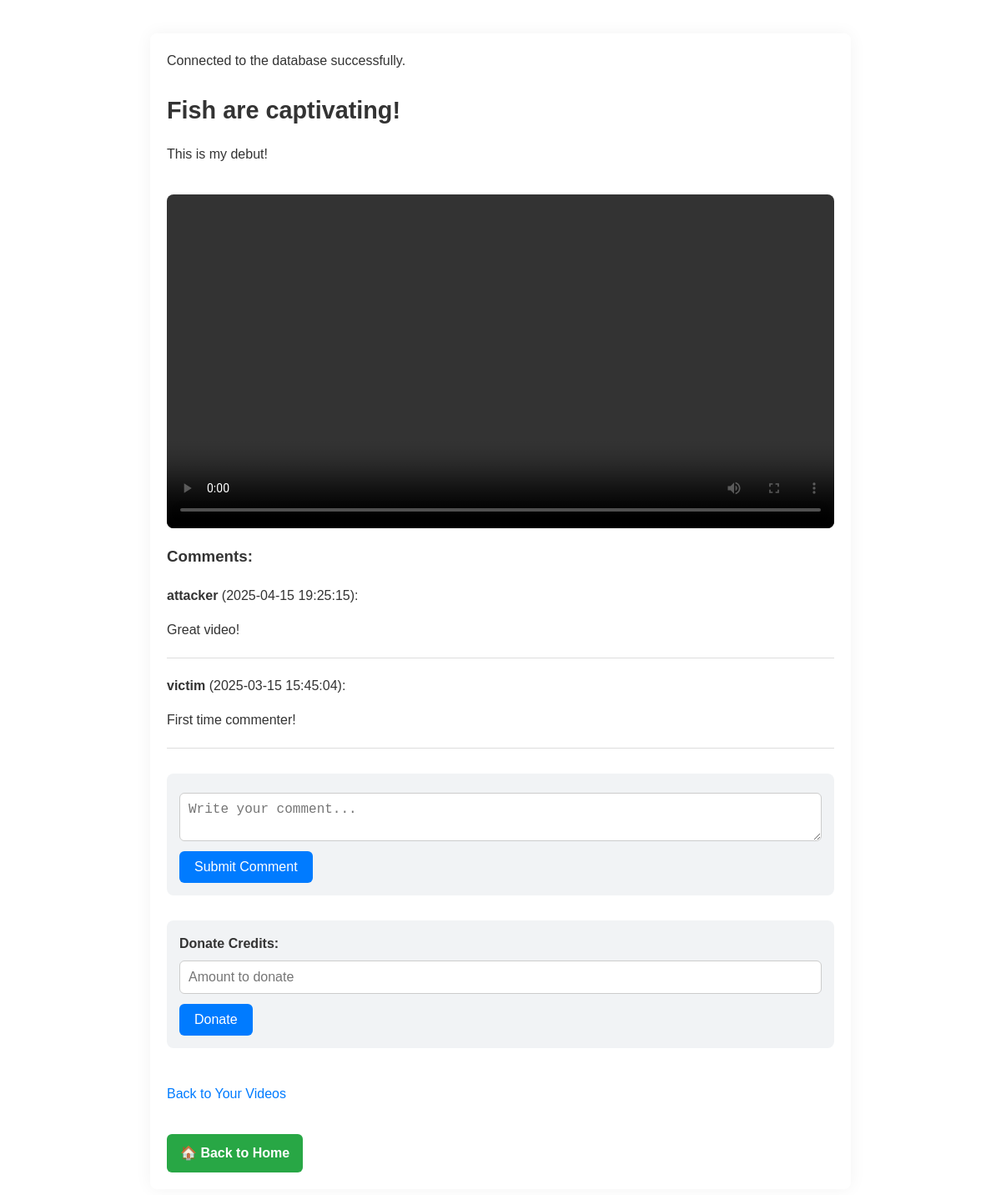
Page /social_streaming/video_comments.php?id=1 (signed in) on the committed database.
### tables this page shows
CREATE TABLE `videos` (
  `id` int(11) NOT NULL,
  `user_id` int(11) NOT NULL,
  `title` varchar(255) NOT NULL,
  `description` text DEFAULT NULL,
  `filename` varchar(255) NOT NULL,
  `upload_date` timestamp NOT NULL DEFAULT current_timestamp(),
  `file_path` varchar(255) NOT NULL,
  `uploaded_at` timestamp NOT NULL DEFAULT current_timestamp(),
  `price_in_credits` int(11) NOT NULL DEFAULT 0,
  `is_live` tinyint(1) DEFAULT 0
);

CREATE TABLE `comments` (
  `id` int(11) NOT NULL,
  `video_id` int(11) NOT NULL,
  `user_id` int(11) NOT NULL,
  `comment_text` text NOT NULL,
  `created_at` timestamp NOT NULL DEFAULT current_timestamp()
);

CREATE TABLE `users` (
  `id` int(11) NOT NULL,
  `username` varchar(50) NOT NULL,
  `email` varchar(100) NOT NULL,
  `password` varchar(255) NOT NULL,
  `bio` text DEFAULT NULL,
  `profile_picture` varchar(255) DEFAULT NULL,
  `stream_video` varchar(255) DEFAULT NULL,
  `credits` int(11) DEFAULT 0,
  `name` varchar(100) DEFAULT NULL,
  `country` varchar(100) DEFAULT NULL,
  `subscription_type` varchar(50) DEFAULT NULL,
  `preferred_genre` varchar(50) DEFAULT NULL,
  `last_login` date DEFAULT NULL,
  `mfa_secret` varchar(255) DEFAULT NULL
);

### social_streaming/video_comments.php (the view, shortened to what this page needs)
<?php
include "db.php";
$user_id = $_SESSION['user_id'];
$video_id = $_GET['id'];
$query = "SELECT title, description, filename, price_in_credits, user_id AS video_uploader_id FROM videos WHERE id = ?";
$stmt = $conn->prepare($query);
$stmt->bind_param("i", $video_id);
$stmt->execute();
$stmt->bind_result($title, $description, $filename, $price_in_credits, $video_uploader_id);
$purchase_query = "SELECT 1 FROM purchases WHERE user_id = ? AND video_id = ?";
$purchase_stmt = $conn->prepare($purchase_query);
$purchase_stmt->bind_param("ii", $user_id, $video_id);
$purchase_stmt->execute();
$purchase_stmt->store_result();
$comment_query = "SELECT users.username, comments.comment_text, comments.created_at FROM comments JOIN users ON comments.user_id = users.id WHERE comments.video_id = ? ORDER BY comments.created_at DESC";
$comment_stmt = $conn->prepare($comment_query);
$comment_stmt->bind_param("i", $video_id);
$comment_stmt->execute();
$comment_stmt->bind_result($username, $comment_text, $created_at);
?>
<!DOCTYPE html>
<html lang="en">
<head>
</head>
<body>
    <h2><?php echo htmlspecialchars($title); ?></h2>
    <p><?php echo htmlspecialchars($description ? $description : "No description provided."); ?></p>
    <?php
    if ($purchase_stmt->num_rows > 0 || $price_in_credits == 0) {
        echo '<video width="600" controls>';
        echo '<source src="uploads/videos/' . htmlspecialchars($filename) . '" type="video/mp4">';
        echo '</video>';
    } else {
        echo "You need to purchase this video to watch it.";
    }
    ?>
    <h3>Comments:</h3>
    <?php
    while ($comment_stmt->fetch()):
    ?>
        <div>
            <p><strong><?php echo htmlspecialchars($username); ?></strong> (<?php echo $created_at; ?>):</p>
            <p><?php echo htmlspecialchars($comment_text); ?></p>
            <hr>
        </div>
    <?php endwhile; ?>
    <form method="POST" action="video_comments.php?id=<?php echo $video_id; ?>">
        <textarea name="comment" placeholder="Write your comment..." required></textarea><br>
        <button type="submit">Submit Comment</button>
    </form>
    <form method="POST" action="video_comments.php?id=<?php echo $video_id; ?>">
        <label for="donate_credits">Donate Credits:</label>
        <input type="number" name="donate_credits" min="1" placeholder="Amount to donate" required><br>
        <button type="submit">Donate</button>
    </form>
    <br>
    <a href="view_videos.php">Back to Your Videos</a>
    <br><br>
	<a href="home.php" class="home-btn">🏠 Back to Home</a>
</body>
</html>

### social_streaming/video_comments.php (style rules this page uses)
body { font-family: Arial, sans-serif; background-color: #f7f8fa; color: #333; margin: 40px auto; max-width: 800px; padding: 20px; line-height: 1.6; border-radius: 8px; background: #fff; box-shadow: 0 0 20px rgba(0, 0, 0, 0.05); }
h2 { font-size: 1.8rem; margin-bottom: 10px; }
video { margin-top: 20px; border-radius: 8px; width: 100%; max-width: 100%; }
form { margin-top: 30px; padding: 15px; background-color: #f1f3f5; border-radius: 8px; }
textarea, input[type="number"] { width: 100%; padding: 10px; margin-top: 8px; border: 1px solid #ccc; border-radius: 6px; font-size: 1rem; resize: vertical; }
button { margin-top: 12px; padding: 10px 18px; font-size: 1rem; border: none; border-radius: 6px; background-color: #007bff; color: #fff; cursor: pointer; transition: background-color 0.2s ease; }
a { color: #007bff; text-decoration: none; }
label { font-weight: bold; }
hr { border: none; height: 1px; background-color: #ddd; margin: 20px 0; }
.home-btn { display: inline-block; margin-top: 10px; padding: 10px 16px; background-color: #28a745; color: white; border-radius: 6px; font-weight: bold; text-decoration: none; transition: background-color 0.2s ease; }

### rows in the picture
videos: title "Fish are captivating!", description "This is my debut!"
comments: user.username "attacker", created_at "2025-04-15 19:25:15", comment_text "Great video!"
comments: user.username "victim", created_at "2025-03-15 15:45:04", comment_text "First time commenter!"
